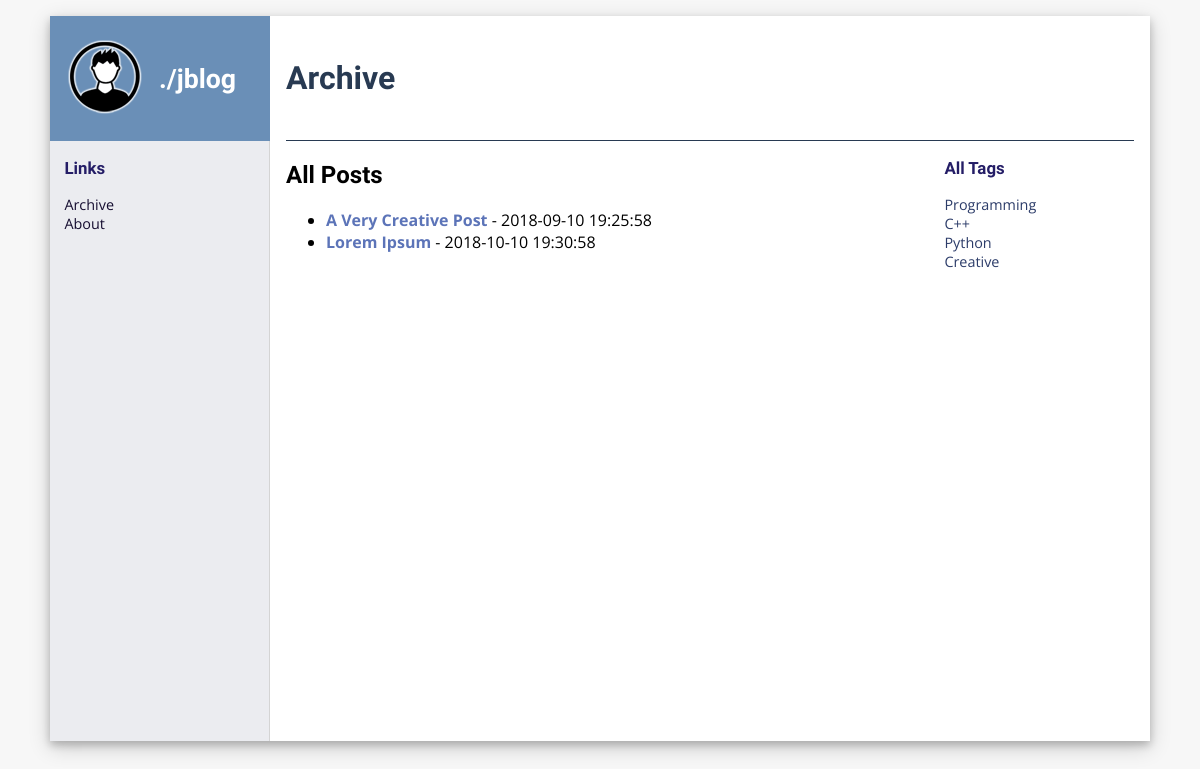
Page /archive on the committed database.
### database.py (models this page shows, shortened)
class Post(_Base):
    __tablename__ = "posts"
    rowid = Column(Integer, primary_key=True)
    title = Column(String)
    text = Column(String)
    published = Column(DateTime)
    last_modified = Column(DateTime)

class Tag(_Base):
    __tablename__ = "tags"
    rowid = Column(Integer, primary_key=True)
    tag = Column(String)

### app.py (the view)
@app.route("/archive", methods=["GET"])
def archive_page():
    tag_filter = request.args.get("tag", None)
    with db.session_context() as session:
        if tag_filter:
            posts = session.query(db.Post).join(
                db.Post2Tag, db.Post.rowid == db.Post2Tag.post_id).join(
                    db.Tag, db.Tag.rowid == db.Post2Tag.tag_id).filter(
                        db.Tag.tag == tag_filter).all()
        else:
            posts = session.query(db.Post).order_by(db.Post.published).all()
        tags = session.query(db.Tag).all()
        return render_template("archive.html", tags=tags, posts=posts, tag_filter=tag_filter)

### database.py (called while the page is built)
@contextmanager
def session_context():
    session = _Session()
    try:
        yield session
        session.commit()
    except:
        session.rollback()
        raise
    finally:
        session.close()

### templates/archive.html
{% extends "layout.html" %}
{% block header %}
    <h1>Archive</h1>
{% endblock %}
{% block content %}
    <h2>All Posts {% if tag_filter %} with Tag '{{ tag_filter }}' {% endif %} </h2>
    <ul>
        {% for post in posts %}
            <li><a href="{{ url_for('post_page', id=post.rowid) }} ">{{ post.title}}</a> - {{ post.published }}</li>
        {% endfor %}
    </ul>
{% endblock %}
{% block infobar %}
    <ul>
        <li><h3>All Tags</h3></li>
        {% for tag in tags %}
            <li><a href="{{ url_for('archive_page', tag=tag.tag) }}">{{ tag.tag }}</a></li>
        {% endfor %}
    </ul>
{% endblock %}

### templates/layout.html (shortened to what this page needs)
<!doctype html>
<html lang="en">
<head>
    <link href="{{ url_for('static', filename='styles.css') }}" rel="stylesheet" type="text/css">
    <link href="{{ url_for('static', filename='code-styles.css') }}" rel="stylesheet" type="text/css">
</head>
<body>
    <div id="grid-container">
        <div id="logo-container">
            <div id="logo">
                <a href="{{ url_for('index_page') }}">
                    <img src="{{ url_for('static', filename="logo.png") }}"/>
                </a>
            </div>
            <a id="home-link" href="{{ url_for('index_page') }}">./jblog</a>
        </div>
        <div id="header">
            {% block header %}{% endblock %}
        </div>
        <div id="sidebar-container">
            <div id="sidebar">
                {% block sidebar %}
                    <div class="navi">
                        <h3>Links</h3>
                        <ul>
                            <li><a href="{{ url_for('archive_page') }}">Archive</a></li>
                            <li><a href="{{ url_for('about_page') }}">About</a></li>
                        </ul>
                    </div>
                {% endblock %}
            </div>
        </div>
        <div id="content">
            {% block content %}{% endblock %}
        </div>
        <div id="infobar">
            {% block infobar %}{% endblock %}
        </div>
    </div>
</body>
</html>

### static/styles.css (style rules this page uses)
body { margin: 0; background: #f7f7f7; }
h1, h2, h3 { font-family: 'Exo 2', sans-serif; }
a { text-decoration: none; color: #5c74b8; font-weight: bold; }
#sidebar ul { list-style: none; font-family: 'Open Sans', sans-serif; padding-left: 0; }
#infobar ul { list-style: none; font-family: 'Open Sans', sans-serif; padding-left: 0; }
#infobar a { text-decoration: none; color: #2c3c69; font-weight: normal; }
#sidebar a { text-decoration: none; color: #150d30; font-weight: normal; }
#sidebar-container { background: #ebecf0; border-right: solid; border-width: 1px; border-color: #d4d4d4; }
#sidebar { padding-left: 1em; padding-bottom: 1em; color: #241d66; font-size: 0.9em; }
#infobar { font-size: 0.9em; padding-left: 1em; padding-right: 1em; color: #241d66; }
#logo-container { background: #6a8fb7; display: flex; align-items: center; }
#logo { padding-left: 1em; padding-right: 1em; }
#home-link { color: #ffffff; font-size: 20pt; font-family: 'Inconsolata', monospace; }
#grid-container { box-shadow: 0 4px 8px 0 rgba(0, 0, 0, 0.2), 0 6px 20px 0 rgba(0, 0, 0, 0.19); max-width: 1100px; margin: 0 auto; margin-top: 1em; margin-bottom: 1em; display: grid; grid-template-columns: 1fr 3.0fr 1fr; grid-template-rows: 125px minmax(75vh, max-content); background: #ffffff; }
#header { grid-column: 2 /span 2; border-bottom: solid; border-width: 1px; margin-left: 1em; margin-right: 1em; display: flex; align-items: center; color: #283a52; }
#content { padding-left: 1em; padding-right: 1em; margin-bottom: 2em; font-family: 'Open Sans', sans-serif; }

### rows in the picture
Post: title "A Very Creative Post", published "2018-09-10 19:25:58"
Post: title "Lorem Ipsum", published "2018-10-10 19:30:58"
Tag: tag "Programming"
Tag: tag "C++"
Tag: tag "Python"
Tag: tag "Creative"
